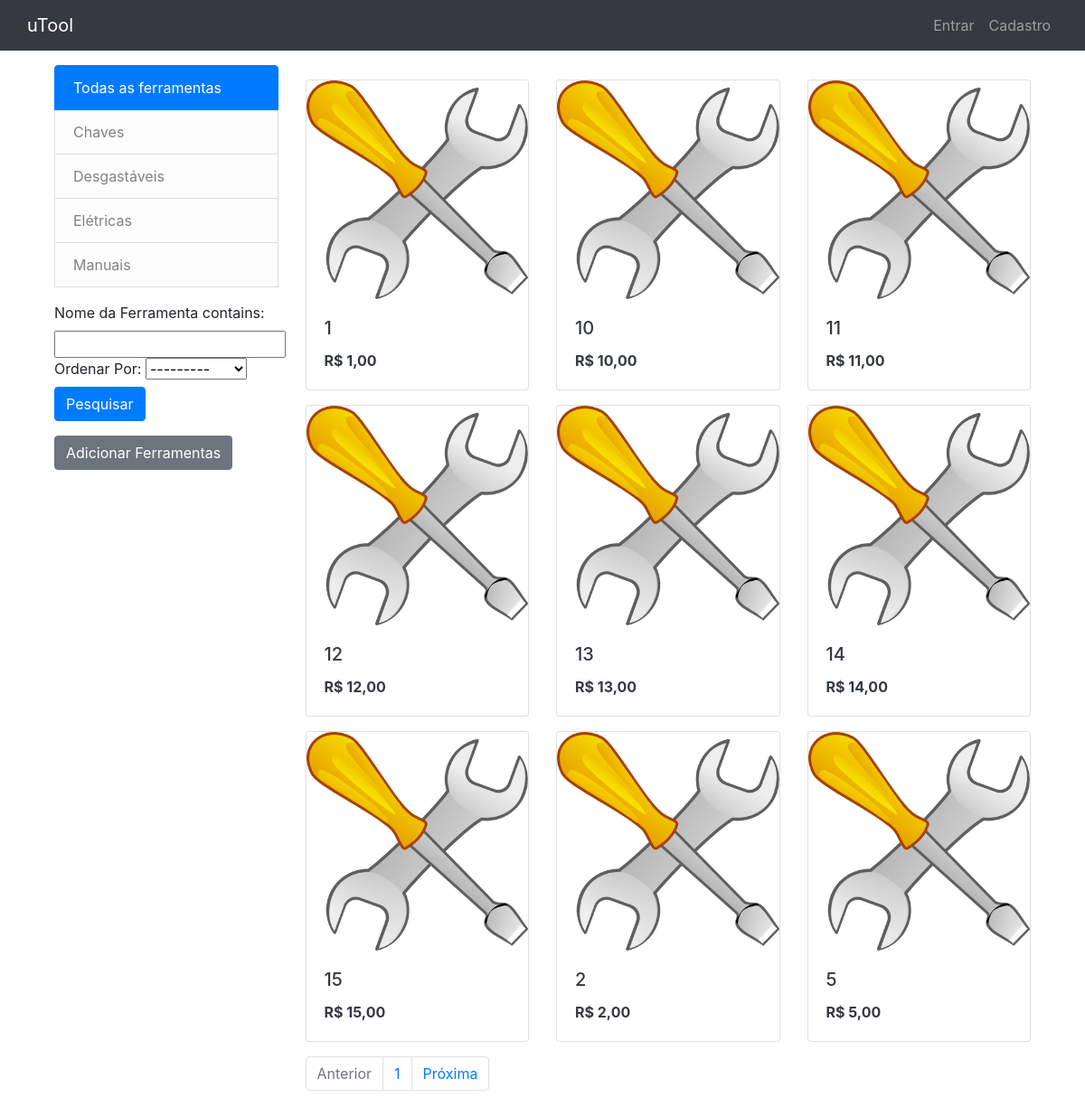
The page / on the database its author committed.
### tools/models.py (models this page shows, shortened)
class Category(TimeStampedModel):
    name = models.CharField(
        max_length=255,
        unique=True
    )
    slug = AutoSlugField(
        unique=True,
        always_update=False,
        populate_from="name"
    )
    class Meta:
        ordering = ("name",)
        verbose_name = "category"
        verbose_name_plural = "categories"
    def get_absolute_url(self):
        return reverse("pages:list_by_category", kwargs={"slug": self.slug})

class Tool(TimeStampedModel):
    category = models.ForeignKey(
        Category, related_name="tools",
        on_delete=models.CASCADE,
        verbose_name='Categoria da Ferramenta',
    )
    name = models.CharField(
        max_length=255,
        verbose_name='Nome da Ferramenta'
    )
    slug = AutoSlugField(
        unique=True,
        always_update=False,
        populate_from="name"
    )
    image = models.ImageField(
        upload_to="tools/%Y/%m/%d",
        blank=True,
        verbose_name='Imagem',
        default='/tools/2021/03/16/default_tool.jpg'
    )
    description = models.TextField(
        blank=True,
        verbose_name='Descrição'
    )
    price = models.DecimalField(
        max_digits=10,
        decimal_places=2,
        verbose_name='Preço'
    )
    is_available = models.BooleanField(
        default=True,
        verbose_name='Disponível'
    )
    owner = models.ForeignKey(
        MyUserModel,
        on_delete=models.CASCADE
    )
    objects = models.Manager()
    available = AvailableManager()
    class Meta:
        ordering = ("name",)
    def get_absolute_url(self):
        return reverse("pages:detail", kwargs={"slug": self.slug})

### tools/views.py (the view)
# urls.py: path("", ToolListView.as_view(), name="list"),
class ToolListView(ListView):
    category = None
    paginate_by = 9
    def get_queryset(self):
        queryset = ToolFilter(
            self.request.GET,
            queryset=Tool.objects.all()
        ).qs
        category_slug = self.kwargs.get("slug")
        if category_slug:
            self.category = get_object_or_404(Category, slug=category_slug)
            queryset = queryset.filter(category=self.category)
        return queryset
    def get_context_data(self, **kwargs):
        context = super().get_context_data(**kwargs)
        context["category"] = self.category
        context["categories"] = Category.objects.all()
        context["filter"] = ToolFilter(self.request.GET, queryset=self.get_queryset())
        return context

### tools/templatetags/tool_tags.py (called while the page is built)
@register.filter()
def remainder(n):
    return n % 3

### templates/tools/tool_list.html (shortened to what this page needs)
{% extends 'base.html' %}
{% load static %}
{% load crispy_forms_tags %}
{% load tool_tags %}
{% load bootstrap %}
{% block content %}
<div class="container my-3">
    <div class="row">
        <div class="col-lg-3">
            <ul class="list-group mb-3 mb-lg-0">
                <a class="text-decoration-none list-group-item list-group-item-light {% if not category %}active{% endif %}"
                href="{% url 'pages:list' %}">
                Todas as ferramentas
            </a>
            {% for cat in categories %}
            <a class="text-decoration-none list-group-item list-group-item-light {% if category == cat %}active{% endif %}"
            href="{{ cat.get_absolute_url }}">
            {{ cat.name }}
        </a>
            {% endfor %}
    <form method="GET">
        {{ filter.form|bootstrap }}
        <button type="submit" class="btn btn-primary"> Pesquisar </button>
    </form>
    <form method="post">
        {% if user.is_authenticated %}
            {% if user.adress == '' %}
                <button type="button" class="btn btn-secondary" data-toggle="tooltip" data-placement="top" title="Adicione seu endereço ao perfil para adicionar ferramentas!">
                    Adicionar Ferramentas
                </button>
            {% else %}
            <a class="btn btn-primary" href="{% url 'tools:new_tool' %}" >Adicionar Ferramentas</a>
            {% endif %}
        {% else %}
            <button type="button" class="btn btn-secondary" data-toggle="tooltip" data-placement="top" title="Você precisa se cadastrar para adicionar ferramentas!">
                Adicionar Ferramentas
            </button>
        {% endif %}
    </form>
    </ul>
</div>
<div class="col-lg-9">
    <div class="card-deck mb-3">
        {% for tool in tool_list %}
        <div class="card">
            <a href="{{ tool.get_absolute_url }}">
                {% if tool.image %}
                <img class="card-img-top" src="/media/{{tool.image}}" alt="">
                {% else %}
                <img class="card-img-top" src="{% static 'images/no_image.jpg' %}" alt="">
                {% endif %}
            </a>
            <div class="card-body d-flex flex-column justify-content-between">
                <a class="text-decoration-none text-dark" href="{{ tool.get_absolute_url }}">
                    <h5 class="card-title">{{ tool.name }}</h5>
                </a>
                <a class="text-decoration-none text-dark" href="{{ tool.get_absolute_url }}">
                    <p class="card-text font-weight-bold">R$ {{ tool.price }}</p>
                </a>
            </div>
        </div>
            {% if forloop.counter|divisibleby:"3" and not forloop.last %}
    </div>
        <div class="card-deck mb-3">
            {% endif %}
        {% endfor %}
        </div>
    {% if is_paginated %}
    {% include "pagination.html" with page=page_obj %}
    {% endif %}
</div>
</div>
</div>
{% endblock content %}

### rows shown on the page
Category: name "Chaves"
Category: name "Desgastáveis"
Category: name "Elétricas"
Category: name "Manuais"
Tool: image (placeholder picture), name "1", price "1,00"
Tool: image (placeholder picture), name "10", price "10,00"
Tool: image (placeholder picture), name "11", price "11,00"
Tool: image (placeholder picture), name "12", price "12,00"
Tool: image (placeholder picture), name "13", price "13,00"
Tool: image (placeholder picture), name "14", price "14,00"
Tool: image (placeholder picture), name "15", price "15,00"
Tool: image (placeholder picture), name "2", price "2,00"
Tool: image (placeholder picture), name "5", price "5,00"

### other values the page prints
{{ page.number }} "1"
